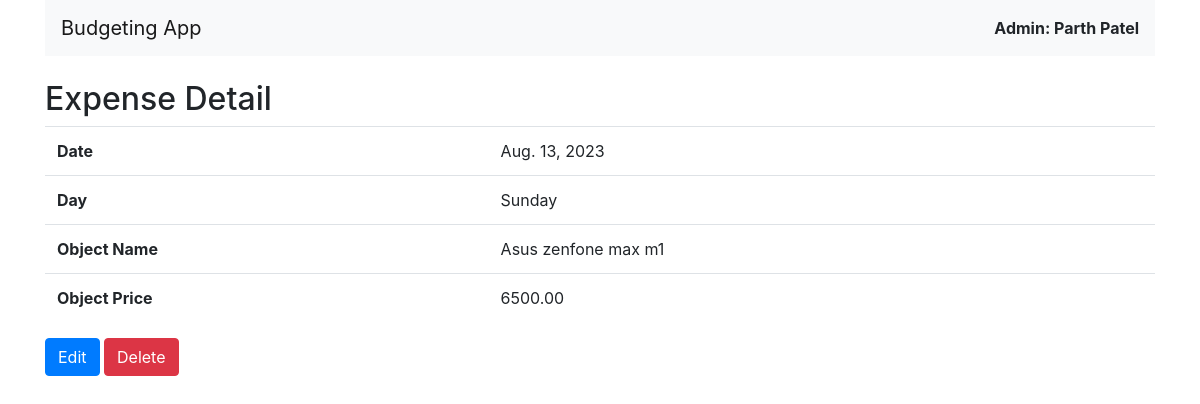
Page /expenses/5/ on the committed database.
### expenses/models.py (models this page shows, shortened)
class Expense(models.Model):
    date = models.DateField(auto_now_add=True)
    day = models.CharField(max_length=10)
    object_name = models.CharField(max_length=100)
    object_price = models.DecimalField(max_digits=10, decimal_places=2)

### expenses/views.py (the view)
# urls.py: path('<int:pk>/', views.expense_detail, name='expense_detail'),
def expense_detail(request, pk):
    expense = get_object_or_404(Expense, pk=pk)
    return render(request, 'expenses/expense_detail.html', {'expense': expense})

### expenses/templates/expenses/expense_detail.html
{% extends 'base.html' %}
{% block content %}
  <h2>Expense Detail</h2>
  <table class="table">
    <tr>
      <th>Date</th>
      <td>{{ expense.date }}</td>
    </tr>
    <tr>
      <th>Day</th>
      <td>{{ expense.day }}</td>
    </tr>
    <tr>
      <th>Object Name</th>
      <td>{{ expense.object_name }}</td>
    </tr>
    <tr>
      <th>Object Price</th>
      <td>{{ expense.object_price }}</td>
    </tr>
  </table>
  <a href="{% url 'expense_update' expense.pk %}" class="btn btn-primary">Edit</a>
  <a href="{% url 'expense_delete' expense.pk %}" class="btn btn-danger">Delete</a>
{% endblock %}

### rows in the picture
Expense: date "Aug. 13, 2023", day "Sunday", object_name "Asus zenfone max m1", object_price "6500.00"
